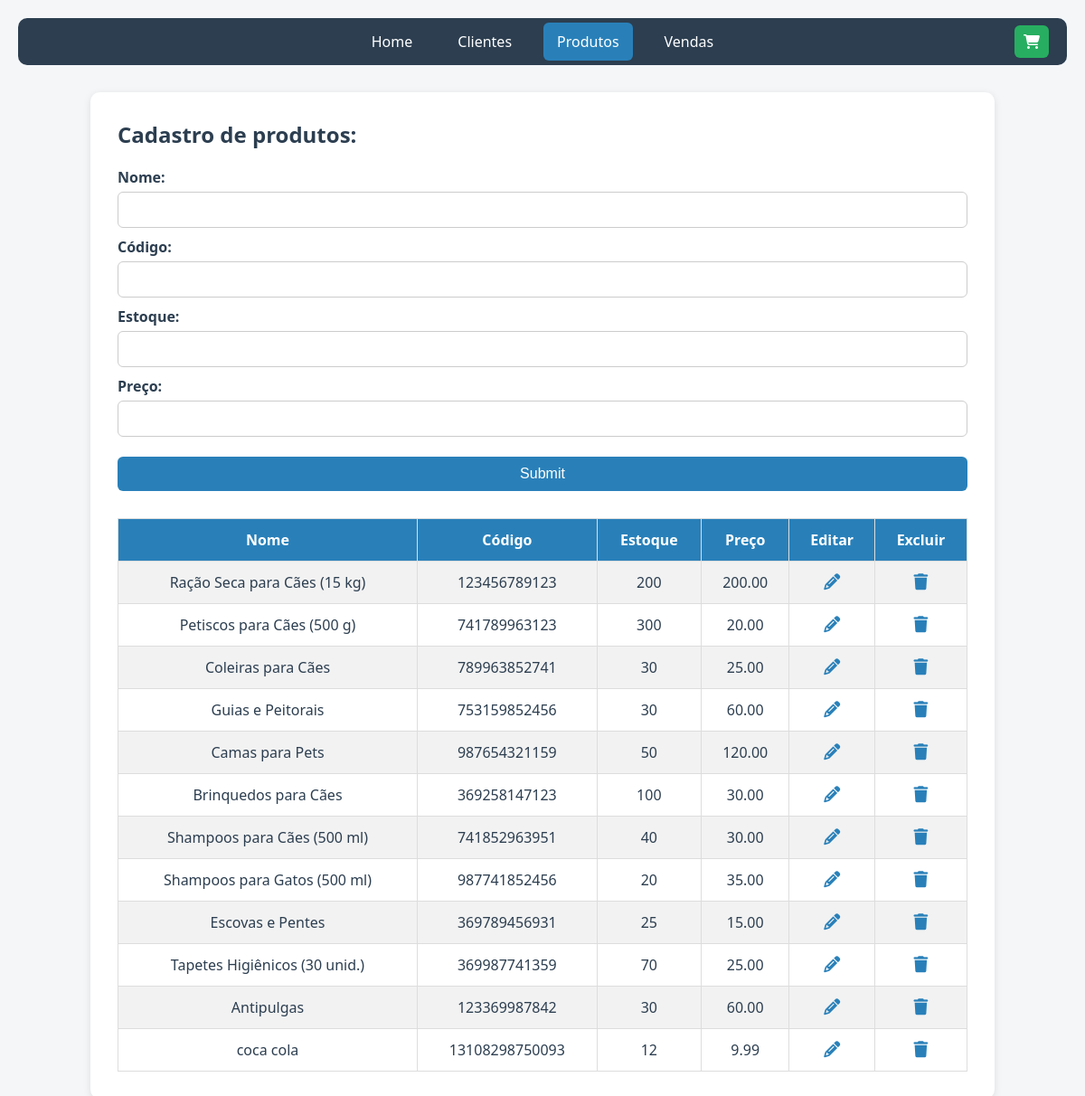
/produtos.php, run on the app's committed database.
### tables this page shows
CREATE TABLE `produtos` (
  `id` int(11) NOT NULL,
  `nome` varchar(220) NOT NULL,
  `codigo` varchar(255) NOT NULL,
  `estoque` int(11) NOT NULL,
  `preco` decimal(10,2) NOT NULL
);

### produtos.php (the view, shortened to what this page needs)
<!DOCTYPE html>
<html lang="en">
<head>
    <link rel="stylesheet" href="./assets/css/style.css">
</head>
<body>
    <div class="menu">
        <ul class="ei">
            <li><a href="index.php" class="meumenu" title="Home">Home</a></li>
            <li><a href="./Clientes/clientes.php" class="meumenu" title="Clientes">Clientes</a></li>
            <li><a href="./produtos.php" class="meumenu meumenu-active" title="Produtos">Produtos</a></li>
            <li><a href="./Vendas/vendas.php" class="meumenu" title="Vendas">Vendas</a></li>
            <form action="./Vendas/vendaHistorico.php">
                <button type="submit" style="display: flex; align-items: center; gap: 5px; padding: 10px;">
                    <i class="fas fa-shopping-cart"></i>
                </button>
            </form>
        </ul>
    </div>
    <div class="containerei">
        <div class="formulario">
            <h1>Cadastro de produtos:</h1>
            <form action="insertion.php" method="POST" name="formulario" onsubmit="return validarDadosCliente()">
                <label for="nome">Nome:</label>
                <input type="text" name="nome" id="nome">
                <label for="codigo">Código:</label>
                <input type="text" name="codigo" id="codigo">
                <label for="estoque">Estoque:</label>
                <input type="text" name="estoque" id="estoque">
                <label for="preco">Preço:</label>
                <input type="text" name="preco" id="preco">
                <input type="submit">
            </form>
        </div>
        <table id="produtos">
            <tr>
                <th>Nome</th>
                <th>Código</th>
                <th>Estoque</th>
                <th>Preço</th>
                <th>Editar</th>
                <th>Excluir</th>
            </tr>
            <?php
                include 'conexao.php';
                $dados = $db->query("SELECT * FROM produtos");
                $todos = $dados->fetchAll(PDO::FETCH_ASSOC);
                foreach($todos as $linha){
                    $idCliente = $linha['id'];
                    $nomeProduto = $linha['nome'];
                    $codigoProduto = $linha['codigo'];
                    $estoqueProduto = $linha['estoque'];
                    $precoProduto = $linha['preco'];
                    echo "
                        <tr>
                            <td>$nomeProduto</td>
                            <td>$codigoProduto</td>
                            <td>$estoqueProduto</td>
                            <td>$precoProduto</td>
                            <td><a class='link-alteracao' href='update.php?id=$idCliente'><i class='fa-solid fa-pencil'></i></a></td>
                            <td><a class='link-alteracao' href='delete.php?id=$idCliente'><i class='fa-solid fa-trash'></i></a></td>
                        </tr>
                    ";
                }
            ?>
        </table>
    </div>
</body>
</html>

### assets/css/style.css (style rules this page uses)
* { margin: 0; padding: 0; box-sizing: border-box; }
body { font-family: 'Segoe UI', Tahoma, Geneva, Verdana, sans-serif; background-color: #f4f6f8; color: #2c3e50; padding: 20px; }
.menu { background-color: #2c3e50; padding: 15px 20px; border-radius: 10px; display: flex; justify-content: center; align-items: center; margin-bottom: 30px; flex-wrap: wrap; position: relative; }
ul.oi, ul.ei, ul.ia { list-style: none; display: flex; gap: 20px; flex-wrap: wrap; margin: 0 auto; padding: 0; }
ul.oi li, ul.ei li, ul.ia li { display: inline-block; }
.meumenu { text-decoration: none; color: white; background-color: transparent; padding: 10px 15px; border-radius: 6px; transition: background-color 0.3s ease; font-weight: normal; }
.meumenu:hover, .meumenu-active { background-color: #2980b9; }
.carrinho-form, .ei form { position: absolute; right: 20px; top: 50%; transform: translateY(-50%); }
.ei form button, .carrinho-btn { background-color: #27ae60; color: white; border: none; padding: 10px 12px; border-radius: 6px; font-size: 16px; cursor: pointer; transition: background-color 0.3s ease; display: flex; align-items: center; gap: 5px; }
.containerei { background-color: white; padding: 30px; border-radius: 10px; box-shadow: 0 2px 8px rgba(0,0,0,0.1); max-width: 1000px; margin: 0 auto; }
.formulario { margin-bottom: 30px; }
.formulario h1 { font-size: 24px; margin-bottom: 20px; color: #2c3e50; }
.formulario label { display: block; margin-top: 10px; font-weight: bold; color: #2c3e50; }
.formulario input[type="text"], .formulario input[type="number"], .formulario input[type="submit"] { width: 100%; padding: 10px; margin-top: 5px; border: 1px solid #ccc; border-radius: 6px; font-size: 16px; }
.formulario input[type="submit"] { background-color: #2980b9; color: white; border: none; margin-top: 20px; cursor: pointer; transition: background-color 0.3s ease; }
table#produtos { width: 100%; border-collapse: collapse; margin-top: 20px; }
#produtos th, #produtos td { padding: 12px; border: 1px solid #ddd; text-align: center; }
#produtos th { background-color: #2980b9; color: white; }
#produtos tr:nth-child(even) { background-color: #f2f2f2; }
.link-alteracao i { color: #2980b9; font-size: 18px; transition: color 0.3s ease; }

### data on the page
produtos: nome "Ração Seca para Cães (15 kg)", codigo "123456789123", estoque "200", preco "200.00"
produtos: nome "Petiscos para Cães (500 g)", codigo "741789963123", estoque "300", preco "20.00"
produtos: nome "Coleiras para Cães", codigo "789963852741", estoque "30", preco "25.00"
produtos: nome "Guias e Peitorais", codigo "753159852456", estoque "30", preco "60.00"
produtos: nome "Camas para Pets", codigo "987654321159", estoque "50", preco "120.00"
produtos: nome "Brinquedos para Cães", codigo "369258147123", estoque "100", preco "30.00"
produtos: nome "Shampoos para Cães (500 ml)", codigo "741852963951", estoque "40", preco "30.00"
produtos: nome "Shampoos para Gatos (500 ml)", codigo "987741852456", estoque "20", preco "35.00"
produtos: nome "Escovas e Pentes", codigo "369789456931", estoque "25", preco "15.00"
produtos: nome "Tapetes Higiênicos (30 unid.)", codigo "369987741359", estoque "70", preco "25.00"
produtos: nome "Antipulgas", codigo "123369987842", estoque "30", preco "60.00"
produtos: nome "coca cola", codigo "13108298750093", estoque "12", preco "9.99"
